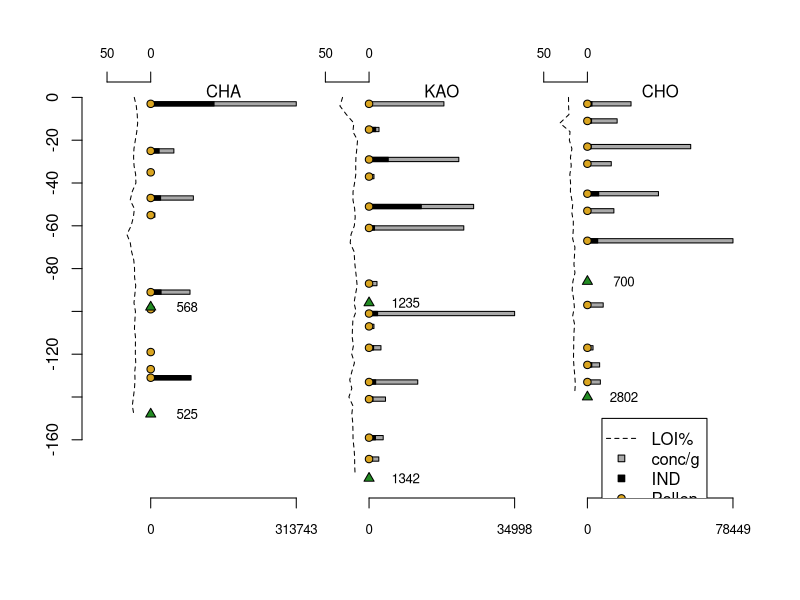
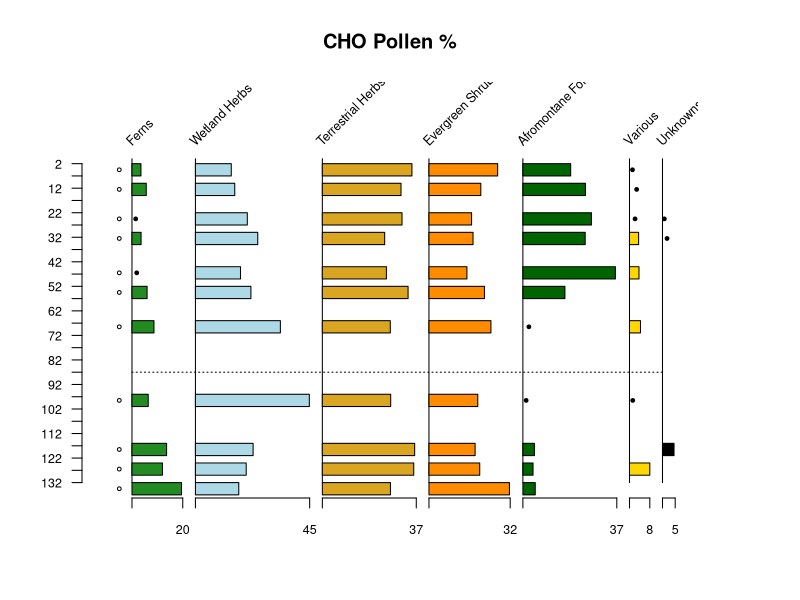

Reproduce these figures in R, in order.
###Basic plotting of Gamo Results for SAA Poster

#Necessary Functions

plottR=function(x,y,
                percent=TRUE,
                spacing=5,
                min_LYCO=0,
                min_PHYT=0,
                min_POL=0,
                scale_exclude=FALSE,
                stacked=FALSE,
                set_windows=FALSE,
                window_size=100,
                stem_labels=NA,
                exclude_columns=NA,
                exclude_size=25,
                #exclude=NA, #Let's lose the "exclude" command, include "independent" plotting?
                plot_boxes=TRUE,
                box_width=5,
                pl_colors=0,
                sample_lines=FALSE,
                by_depth=TRUE,
                plot_title=NA,
                point_limit=1,
                log_concentrations=FALSE,
                manual_range=FALSE,
                min_y=0,
                max_y=100,
                label_buffer=75,
                label_anchor=5,
                plot_zones=FALSE,
                clust=NA,
                n_groups=3,
                zone_labels=NA
                #aspct_ratio=
)
{ 
  if(class(stem_labels)=="character"){
    taxa=stem_labels
  } else {
    taxa=colnames(x)
  }
  
  
  if(percent==TRUE){ #Path for calculating percents rather than raw values ###CALCULATING PERCENTS IS STUPID
    
    #Scan for values to exclude
    LYCO_n=y$LYCO_n
    x=x[LYCO_n>min_LYCO,]
    
    if(by_depth==FALSE){
      all_sample_depths=y$cal_BP
      cut_sample_depths=all_sample_depths[LYCO_n<=min_LYCO]
      use_sample_depths=all_sample_depths[LYCO_n>min_LYCO]
    } else {
      all_sample_depths=y$depth
      cut_sample_depths=all_sample_depths[LYCO_n<=min_LYCO]
      use_sample_depths=all_sample_depths[LYCO_n>min_LYCO]
    }
    
    
    #Need maximum widths of each type
    #taxa=colnames(x) - testing something here
    x[is.na(x)] = 0
    x_max=apply(x,2,max)
    
    if(scale_exclude==TRUE){ #We're dropping in spaces for the appended data
      x_max[(length(x_max)-(length(exclude_columns)-1)):length(x_max)]=exclude_size
    }
    
    windows=ceiling(x_max) #Each morphotype gets a "window" set just above its max value.
    
    anchors=vector("numeric",length=length(windows))
    for(i in 1:length(anchors)){
      if(i==1){
        anchors[i]=0
      } else {
        anchors[i]=sum(windows[1:(i-1)])+(spacing*(i-1))
      }
    }
    
    plot_width=sum(windows)+(spacing*(length(windows)-1)) #Total width for the plot in percent.
    
    if(by_depth==TRUE){ #Fork here to plot by date
      y_var=y$depth[LYCO_n>min_LYCO]
    } else {
      y_var=y$cal_BP[LYCO_n>min_LYCO] #First crack at adding dates... 3.6.2024-CAK
    } #this is where you would add dates if applicable
    
    #Break here to add if statement to manage y axis plotting.
    if(manual_range==FALSE){
      plot(0,0,xlim=c(0-(plot_width*0.05),plot_width),ylim=c(max(y_var)*-1,label_buffer),pch=NA,ann=FALSE,axes=FALSE) 
      #Do we need divergent paths for plotting by date or depth?
    } else {
      plot(0,0,xlim=c(0-(plot_width*0.05),plot_width),ylim=c(max_y*-1,(min_y+label_buffer)),pch=NA,ann=FALSE,axes=FALSE)
    }
    ### Plotting uses manual manipulation of the upper part of the y axis to create space for labels. This needs to be managed as a %. 
    
    if(is.character(plot_title)==TRUE){
      title(main=plot_title)
    }
    
    #if(plot_zones==TRUE){ #adjusting anchors and taxa list for zone title
    #  anchors=c(0-(plot_width*0.049),anchors)
    #  taxa = c("zones",taxa)
    #}
    
    text(anchors,label_anchor,labels=taxa,srt=45,adj=c(0,0),cex=0.75)
    #This is where we break it for mannual_range
    if(manual_range==FALSE){
      axis(2,seq(max(y_var)*-1,0,5),las=1,labels=seq(max(y_var),0,-5),cex.axis=0.75)
    } else {
      axis(2,seq(max_y*-1,min_y*-1,max_y*0.05),las=1,labels=seq(max_y,min_y,max_y*-0.05),cex.axis=0.75)
    }
    
    
    for(i in 1:ncol(x)){ #Loop for plotting data by columns, note that everything that's submitted gets plotted, "exclude" only refers to % calculation
      top_pts=c(rep(anchors[i],2))
      btm_pts=c(0,max(y_var)*-1)
      #print(c(top_pts,btm_pts)) #Testing if this was working, if there's problems, try turning this on.
      #Forking here to manage drawing stems
      if(manual_range==TRUE){
        btm_pts=c(min_y,max_y)*-1
      }
      lines(top_pts,btm_pts)
      
      if(plot_boxes==TRUE){ #Splitting path here to focus on plotting boxes, can incorporate polygons later...
        if(scale_exclude==TRUE){
          if(i<ncol(x)-(length(exclude_columns)-1)){
            for(ii in 1:nrow(x)){
              if(x[ii,i]>point_limit){
                box_x=c(0,0,x[ii,i],x[ii,i])+anchors[i]
                box_y=c(y_var[ii],y_var[ii]+box_width,y_var[ii]+box_width,y_var[ii])*-1
                #polygon(box_x,box_y,col="black")
                polygon(box_x,box_y,col=pl_colors[i])
              } else {
                pch_val=21
                pch_val[x[ii,i]==0]=NA
                points(x[ii,i]+anchors[i],(y_var[ii]+(box_width*0.5))*-1,pch=pch_val,bg="black",cex=0.5)
              }
              
            }
          } else {
            box_mx=max(x[,i],na.rm=TRUE)
            box_pr=x[,i]/box_mx
            box_points=box_pr*exclude_size
            for(ii in 1:nrow(x)){
              box_x=c(0,0,box_points[ii],box_points[ii])+anchors[i]
              box_y=c(y_var[ii],y_var[ii]+box_width,y_var[ii]+box_width,y_var[ii])*-1
              #polygon(box_x,box_y,col="black")
              polygon(box_x,box_y,col=pl_colors[i])
            }
          }
        } else {
          for(ii in 1:nrow(x)){
            if(x[ii,i]>point_limit){
              box_x=c(0,0,x[ii,i],x[ii,i])+anchors[i]
              box_y=c(y_var[ii],y_var[ii]+box_width,y_var[ii]+box_width,y_var[ii])*-1
              #polygon(box_x,box_y,col="black")
              polygon(box_x,box_y,col=pl_colors[i])
            } else {
              pch_val=21
              pch_val[x[ii,i]==0]=NA
              points(x[ii,i]+anchors[i],(y_var[ii]+(box_width*0.5))*-1,pch=pch_val,bg="black",cex=0.5)
            }
            
          }
        }
        
        
        
      } else { #This is where we do polygons
        
        if(scale_exclude==TRUE){
          if(i<ncol(x)-(length(exclude_columns)-1)){
            
            x_points = c(x[,i],rep(0,length(x[,i])))+anchors[i]
            y_points = c(y_var,rev(y_var))*-1
            polygon(x_points,y_points, col=pl_colors[i])
            
            for(ii in 1:nrow(x)){
              if(x[ii,i]>point_limit){
                if(sample_lines==TRUE){
                  lines(c(0,x[ii,i])+anchors[i],c(y_var[ii],y_var[ii])*-1)
                }
                #box_x=c(0,0,x[ii,i],x[ii,i])+anchors[i]
                #box_y=c(y_var[ii],y_var[ii]+box_width,y_var[ii]+box_width,y_var[ii])*-1
                #polygon(box_x,box_y,col="black")
                #polygon(box_x,box_y,col=pl_colors[i])
              } else {
                pch_val=21
                pch_val[x[ii,i]==0]=NA
                points(x[ii,i]+anchors[i],(y_var[ii]+(box_width*0.5))*-1,pch=pch_val,bg="black",cex=0.5)
              }
              
            }
          } else {
            box_mx=max(x[,i],na.rm=TRUE)
            box_pr=x[,i]/box_mx
            box_points=box_pr*exclude_size
            
            x_points = c(box_points,rep(0,length(box_points)))+anchors[i]
            y_points = c(y_var,rev(y_var))*-1
            #x_points=c(box_points,rep(0,length(box_points)))
            #y_points=c(y_var,rev(y_var))
            
            polygon(x_points,y_points,col=pl_colors[i])
            
            for(ii in 1:nrow(x)){
              #box_x=c(0,0,box_points[ii],box_points[ii])+anchors[i]
              #box_y=c(y_var[ii],y_var[ii]+box_width,y_var[ii]+box_width,y_var[ii])*-1
              #polygon(box_x,box_y,col="black")
              #polygon(box_x,box_y,col=pl_colors[i])
            }
          }
        } else {
          
          x_points = c(x[,i],rep(0,length(x[,i])))+anchors[i]
          y_points = c(y_var,rev(y_var))*-1
          polygon(x_points,y_points, col=pl_colors[i])
          
          for(ii in 1:nrow(x)){
            if(x[ii,i]>point_limit){
              if(sample_lines==TRUE){
                lines(c(0,x[ii,i])+anchors[i],c(y_var[ii],y_var[ii])*-1)
              }
              #box_x=c(0,0,x[ii,i],x[ii,i])+anchors[i]
              #box_y=c(y_var[ii],y_var[ii]+box_width,y_var[ii]+box_width,y_var[ii])*-1
              #polygon(box_x,box_y,col="black")
              #polygon(box_x,box_y,col=pl_colors[i])
            } else {
              pch_val=21
              pch_val[x[ii,i]==0]=NA
              points(x[ii,i]+anchors[i],(y_var[ii]+(box_width*0.5))*-1,pch=pch_val,bg="black",cex=0.5)
            }
            
          }
        }
        
        
        
      }
      
      if(i<ncol(x)-(length(exclude_columns)-1)){
        axis(1,at=c(anchors[i],anchors[i]+windows[i]),labels=c(NA,windows[i]),cex.axis=0.75)
      } else {
        axis(1,at=c(anchors[i],anchors[i]+windows[i]),labels=c(NA,ceiling(max(x[,i],na.rm=TRUE))),cex.axis=0.75)
      }
      
      #HOLD POINT FOR ZONES
      
    } #Closing column plotting loop.
    
    if(plot_zones==TRUE){ ###Adding zones to plots, supply a chclust object and n groups.
      clusters = cutree(clust, k = n_groups)
      text_anchors=vector("numeric",length = length(n_groups))
      text(0-(plot_width*0.04),label_anchor,labels="zones",srt=45,adj=c(0,0),cex=0.75) #adding zone label
      if(class(zone_labels)=="character"){
        
      } 
      else {
        zone_labels=as.character(c(1:n_groups))
      }
      for(j in 2:n_groups){ #Now we find lines between the major groups. Can append this to the cluster building.
        xj = max(y_var[clusters == j-1])*-1
        yj = min(y_var[clusters == j])*-1
        b = (xj + (yj - xj)/2)
        lines(c(0-(plot_width*0.05),plot_width), c(b, b), lty = 3)
        text_anchors[j]=b
      }
      for(k in 1:n_groups){
        if(k!=n_groups){
          text(0-(plot_width*0.03),text_anchors[k+1]+((text_anchors[k]-text_anchors[k+1])/2),zone_labels[k],cex=0.6,adj=c(1,0))
        } else {
          text(0-(plot_width*0.03),text_anchors[k]-((text_anchors[k]+max_y)/2),zone_labels[k],cex=0.6,adj=c(1,0))
        }
        
      }
    } else {}
    
    points(-rep(spacing,length(use_sample_depths)),(use_sample_depths*-1)-(box_width*0.5),pch=21,cex=0.5)
    points(-rep(spacing,length(cut_sample_depths)),(cut_sample_depths*-1)-(box_width*0.5),pch=4,cex=0.5)
    
  } else { #Closing percent calculation path, this is where raw value plots would begin.
    
    #if(stacked==TRUE & summarize_taxa==TRUE){ #Building out loop to handle summarizing results by taxa groups.
    
    #We need summarized results for select samples (thresholds for sample size and lycopodium?), then we plot as points or boxes?
    
    #} #Closing out summarizing by group plots.
    
    if(stacked==TRUE & set_windows==TRUE){ #Opening section for plotting stacked results with even windows.
      
      if(log_concentrations==TRUE){
        conc_finder=grep("conc",colnames(x))
        for(i in 1:length(conc_finder)){
          x[,conc_finder[i]]=log(x[,conc_finder[i]])
        }
      }
      
      LYCO_n=y$LYCO_n
      
      all_sample_depths=y$depth
      cut_sample_depths=all_sample_depths[LYCO_n<=min_LYCO]
      use_sample_depths=all_sample_depths[LYCO_n>min_LYCO]
      
      x=x[LYCO_n>min_LYCO,]
      y=y[LYCO_n>min_LYCO,]
      #taxa=colnames(x)
      x_max=apply(x,2,max)
      
      if(scale_exclude==TRUE){ #We're dropping in spaces for the appended data
        x_max[(length(x_max)-(length(exclude_columns)-1)):length(x_max)]=exclude_size
      }
      
      windows=rep(window_size,ncol(x)/2) #Each morphotype gets a "window" set just above its max value.
      
      anchors=vector("numeric",length=length(windows))
      for(i in 1:length(anchors)){
        if(i==1){
          anchors[i]=0
        } else {
          anchors[i]=sum(windows[1:(i-1)])+(spacing*(i-1))
        }
      }
      
      plot_width=sum(windows)+(spacing*(length(windows)-1)) #Total width for the plot in percent.
      
      if(by_depth==TRUE){ #Fork here to plot by date
        y_var=y$depth
      } else {} #this is where you would add dates if applicable
      
      
      #Break here to add if statement to manage y axis plotting.
      if(manual_range==FALSE){
        plot(0,0,xlim=c(0-(plot_width*0.05),plot_width),ylim=c(max(y_var)*-1,label_buffer),pch=NA,ann=FALSE,axes=FALSE) 
        #Do we need divergent paths for plotting by date or depth?
      } else {
        plot(0,0,xlim=c(0-(plot_width*0.05),plot_width),ylim=c(max_y*-1,(min_y+label_buffer)),pch=NA,ann=FALSE,axes=FALSE)
      }
      ### Plotting uses manual manipulation of the upper part of the y axis to create space for labels. This needs to be managed as a %. 
      
      if(is.character(plot_title)==TRUE){
        title(main=plot_title)
      }
      
      #Can we draw boxes straight out?
      
      evens=seq(2,ncol(x),2)
      odds=seq(1,ncol(x),2)
      
      plot_placement=vector("character",length=ncol(x))
      
      plot_placement[evens]="front"
      plot_placement[odds]="back"
      
      #taxa=stem_labels
      
      anchors=rep(anchors,2)
      anchors=anchors[order(anchors)]
      
      text(anchors[evens]+(window_size*0.3),5,labels=taxa[evens],adj=c(0,0),cex=0.75) ###This is broken in stacked logic - FIX
      text(anchors[odds]+(window_size*0.3),15,labels=taxa[odds],adj=c(0,0),cex=0.75)
      #Break here with manual_range
      if(manual_range==FALSE){
        axis(2,seq(max(y_var)*-1,0,5),las=1,labels=seq(max(y_var),0,-5),cex.axis=0.75)
      } else {
        axis(2,seq(max_y*-1,min_y*-1,5),las=1,labels=seq(max_y,min_y,-5),cex.axis=0.75)
      }
      
      
      for(i in 1:ncol(x)){
        #print(c(top_pts,btm_pts)) #Testing if this was working, if there's problems, try turning this on.
        if(plot_boxes==TRUE){ #Splitting path here to focus on plotting boxes, can incorporate polygons later..
          if(plot_placement[i]=="front"){
            box_mx=max(x[,i-1],na.rm=TRUE)
            box_pr=x[,i]/box_mx
            box_points=box_pr*window_size
            for(ii in 1:nrow(x)){
              
              if(x[ii,i]>point_limit){
                
                box_x=c(0,0,box_points[ii],box_points[ii])+anchors[i]
                box_y=c(y_var[ii],y_var[ii]+box_width,y_var[ii]+box_width,y_var[ii])*-1
                polygon(box_x,box_y,col="gray")
                
              } else {
                pch_val=21
                pch_val[x[ii,i]==0]=NA
                points(x[ii,i]+anchors[i],(y_var[ii]+(box_width*0.5))*-1,pch=pch_val,bg="gray",cex=0.5)
                #points(x[ii,i]+anchors[i],(y_var[ii]+(box_width*0.5))*-1,pch=21,bg="gray",cex=0.5)
              }
              
            }
            
          } else { #"BACK" set of plots.
            box_mx=max(x[,i],na.rm=TRUE)
            box_pr=x[,i]/box_mx
            box_points=box_pr*window_size
            for(ii in 1:nrow(x)){
              
              if(x[ii,i]>point_limit){
                
                box_x=c(0,0,box_points[ii],box_points[ii])+anchors[i]
                box_y=c(y_var[ii],y_var[ii]+box_width,y_var[ii]+box_width,y_var[ii])*-1
                polygon(box_x,box_y,col="black")
                
              } else {
                pch_val=21
                pch_val[x[ii,i]==0]=NA
                points(x[ii,i]+anchors[i],(y_var[ii]+(box_width*0.5))*-1,pch=pch_val,bg="black",cex=0.5)
                #points(x[ii,i]+anchors[i],(y_var[ii]+(box_width*0.5))*-1,pch=21,bg="black",cex=0.5)
              }
              
            }
            
            labelbox_x=c(0,0,25,25)+anchors[i]
            labelbox_y1=c(5,5+box_width,5+box_width,5)
            labelbox_y2=c(15,15+box_width,15+box_width,15)
            
            polygon(labelbox_x,labelbox_y1,col="gray")
            polygon(labelbox_x,labelbox_y2,col="black")
            
            top_pts=c(rep(anchors[i],2))
            btm_pts=c(0,max(y_var)*-1)
            #Forking here to manage drawing stems
            if(manual_range==TRUE){
              btm_pts=c(min_y,max_y)*-1
            }
            lines(top_pts,btm_pts)
            axis(1,at=c(anchors[i],anchors[i]+window_size),labels=c(NA,ceiling(max(x[,i],na.rm=TRUE))),cex.axis=0.75)
            
          }
          
          #if(i<ncol(x)-(length(exclude_columns)-1)){
          #  axis(1,at=c(anchors[i],anchors[i]+windows[i]),labels=c(0,windows[i]),cex.axis=0.5)
          #} else {
          #  axis(1,at=c(anchors[i],anchors[i]+windows[i]),labels=c(0,ceiling(max(x[,i],na.rm=TRUE))),cex.axis=0.5)
          #}
          
        } else {} #This is where we would do polygons #Closing if/else for box plotting
        
      } #Closing Column loop
      
      points(-rep(spacing,length(use_sample_depths)),(use_sample_depths*-1)-(box_width*0.5),pch=21,cex=0.5)
      points(-rep(spacing,length(cut_sample_depths)),(cut_sample_depths*-1)-(box_width*0.5),pch=4,cex=0.5)
      
    } else {} #Closing loop for Stacked and Set Window == TRUE/FALSE
    
  } #Closing else loop for percent==TRUE
  
} #Closing out function

#Logical controls on plotting figs

save_figs = TRUE

#Data Read

GAMO_all <- read.csv("GAMO_all.csv", header = TRUE) #Revised files

GAMO_LOI <- read.csv("GAMO_LOI.csv", header = TRUE)

GAMO_AMS <- read.csv("GAMO_AMS.csv", header = TRUE)

#Parse LOI results with names

LOI_cores = as.list(unique(GAMO_LOI$Core.ID))

LOI_cores = LOI_cores[order(unique(GAMO_LOI$Core.ID))]

#Isolate core details

GAMO_details = as.data.frame(t(GAMO_all[GAMO_all$CODE == "00_CORE", 6:ncol(GAMO_all)]))

#Add new headers

colnames(GAMO_details) = GAMO_all[1:6,3]


#Isolate counts

GAMO_counts = as.data.frame(t(GAMO_all[GAMO_all$CODE != "00_CORE" & GAMO_all$CODE != "01_PTERID", 6:ncol(GAMO_all)]))

#Add new headers

colnames(GAMO_counts) = GAMO_all[GAMO_all$CODE != "00_CORE" & GAMO_all$CODE != "01_PTERID", 3]

#Get rows for different cores

cores = list("CHA", "KAO", "CHO")

core_finder = lapply(cores, function(x){
  grep(x, row.names(GAMO_counts))
})

names(core_finder) = cores

#Sums and Concentrations

GAMO_sums = lapply(cores, function(x){
  apply(GAMO_counts[core_finder[[x]],],1,sum)
})

names(GAMO_sums) = cores

GAMO_conc = lapply(cores, function(x){
  (GAMO_sums[[x]]/GAMO_details$LYCO_n[core_finder[[x]]])*((GAMO_details$LYCO_mean[core_finder[[x]]]*2)/(GAMO_details$weight_g[core_finder[[x]]]))
})

names(GAMO_conc) = cores

conc_limit = lapply(cores, function(x){
  ceiling(max(GAMO_conc[[x]]))
})

names(conc_limit) = cores

#Simple plots

if(save_figs == TRUE){
  setEPS()
  tiff("Figure-2_all-cores.tiff", height = 3000, width = 2500, res = 300)
}

spacer = 50

plot(0, 0, axes = FALSE, ann = FALSE, pch = NA, xlim = c(-30,400), ylim = c(-180,0))

axis(2, seq(0,-160,-20))

for(i in 1:length(cores)){
  lines(-1*(GAMO_LOI$l.o.i...TOM.[GAMO_LOI$Core.ID == LOI_cores[[i]]])+((i-1)*(100+spacer)), -1*GAMO_LOI$sample.depth_from[GAMO_LOI$Core.ID == LOI_cores[[i]]], lty = 2)
  axis(3,at = c(-30,0)+((i-1)*(100+spacer)), labels = c(50,0), cex.axis = 0.8)
}

for(i in 1:length(cores)){
  for(j in 1:length(core_finder[[i]])){
    polygon(c(rep(100*(GAMO_conc[[i]][j]/conc_limit[[i]])+((i-1)*(100+spacer)),2),rep(0+((i-1)*(100+spacer)),2)),
            -1*c(GAMO_details$depth[core_finder[[i]]][j]+2,GAMO_details$depth[core_finder[[i]]][j],GAMO_details$depth[core_finder[[i]]][j],GAMO_details$depth[core_finder[[i]]][j]+2),
            col = "darkgrey")
    
  }
  
  for(j in 1:length(core_finder[[i]])){
    polygon(c(rep(((100*(GAMO_conc[[i]][j]/conc_limit[[i]]))*(GAMO_details$IND[core_finder[[i]][j]]/GAMO_sums[[i]][j]))+((i-1)*(100+spacer)),2),rep(0+((i-1)*(100+spacer)),2)),
            -1*c(GAMO_details$depth[core_finder[[i]]][j]+2,GAMO_details$depth[core_finder[[i]]][j],GAMO_details$depth[core_finder[[i]]][j],GAMO_details$depth[core_finder[[i]]][j]+2),
            col = "black")
  }
  axis(1, at = c(0,100)+((i-1)*(100+spacer)), labels = c(0, conc_limit[[i]]), cex.axis = 0.8)
}

for(i in 1:length(cores)){
  points(rep(0+((i-1)*(100+spacer)), length(core_finder[[i]])), -1*(GAMO_details$depth[core_finder[[i]]]+1), pch = 21, bg = "goldenrod")
  text(50+((i-1)*(100+spacer)), 3, paste(cores[[i]]))
}

for(i in 1:length(cores)){
  points(rep(0+((i-1)*(100+spacer)), length(GAMO_AMS$Core[GAMO_AMS$Core==cores[[i]]])), -1*GAMO_AMS$depth.top..cm.[GAMO_AMS$Core==cores[[i]]], pch = 24, bg = "forestgreen")
  text(rep(0+((i-1)*(100+spacer)+25), length(GAMO_AMS$Core[GAMO_AMS$Core==cores[[i]]])), -1*GAMO_AMS$depth.top..cm.[GAMO_AMS$Core==cores[[i]]],
       paste0(GAMO_AMS$cal.BP.2sig[GAMO_AMS$Core==cores[[i]]]), cex = 0.8)
}

legend(310, -150, c("LOI%", "conc/g", "IND", "Pollen", "14C"), lty = c(2, NA, NA, NA, NA), pch = c(NA, 22, 22, 21, 24), pt.bg = c(NA, "darkgrey", "black", "goldenrod", "forestgreen"))

if(save_figs == TRUE){
  dev.off()
}

#Pollen Diagram by summed categories

GAMO_taxa = GAMO_all[GAMO_all$CLASS != "Core",c(1:5)]
GAMO_groups = unique(GAMO_taxa$CODE)
group_names = unique(GAMO_taxa$ECOLOGY)

CHO_counts = GAMO_counts[core_finder[["CHO"]],GAMO_taxa$CODE != "00_CORE"]
CHO_detail = GAMO_details[core_finder[["CHO"]],GAMO_all$CODE == "00_CORE"]

CHO_groups = matrix(nrow = nrow(CHO_counts), ncol = length(GAMO_groups))
row.names(CHO_groups) = row.names(CHO_counts)
colnames(CHO_groups) = GAMO_groups


for(i in 1:length(GAMO_groups)){
  n = CHO_counts[,GAMO_taxa$CODE == GAMO_groups[i]]
  if(is.vector(n) == TRUE){
    CHO_groups[,i] = n
  } else {
    CHO_groups[,i] = apply(n, 1, sum)
  }
}

#Percents

CHO_pct = (CHO_groups/GAMO_sums$CHO)*100

#Set colors

Ecol_colors = c("forestgreen", "lightblue", "goldenrod", "darkorange", "darkgreen", "gold", "black")

#PlottR

if(save_figs == TRUE){
  setEPS()
  tiff("Figure-4_CHO-.tiff", height = 2200, width = 3000, res = 300)
}

par(mar = c(5, 4, 4, 5) + 0.1)

plottR(CHO_pct, CHO_detail, point_limit = 3, pl_colors = Ecol_colors, stem_labels = group_names, plot_title = "CHO Pollen %", label_buffer = 25)

lines(c(0,210),c(-87,-87), lty = 3)

if(save_figs == TRUE){
  dev.off()
}

par(mar = c(5, 4, 4, 2) + 0.1)
